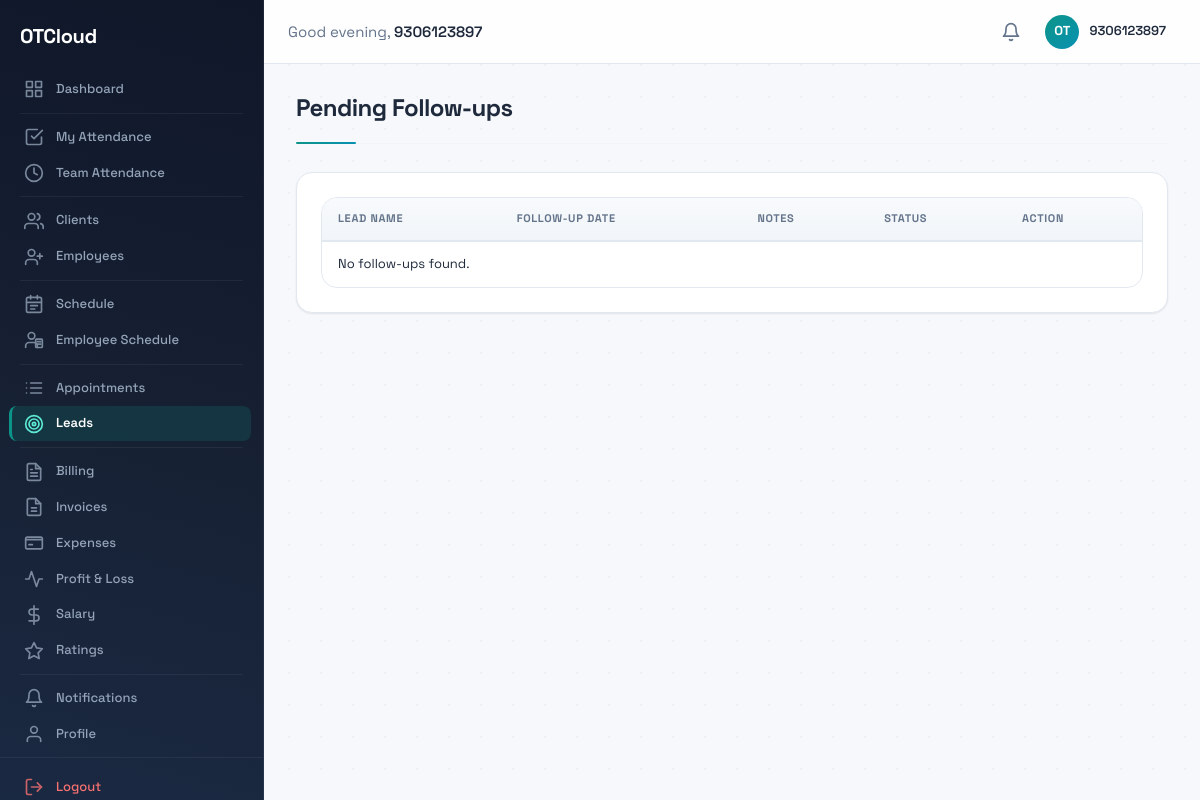
The app's page /lms/follow-ups/ (signed in), older data.
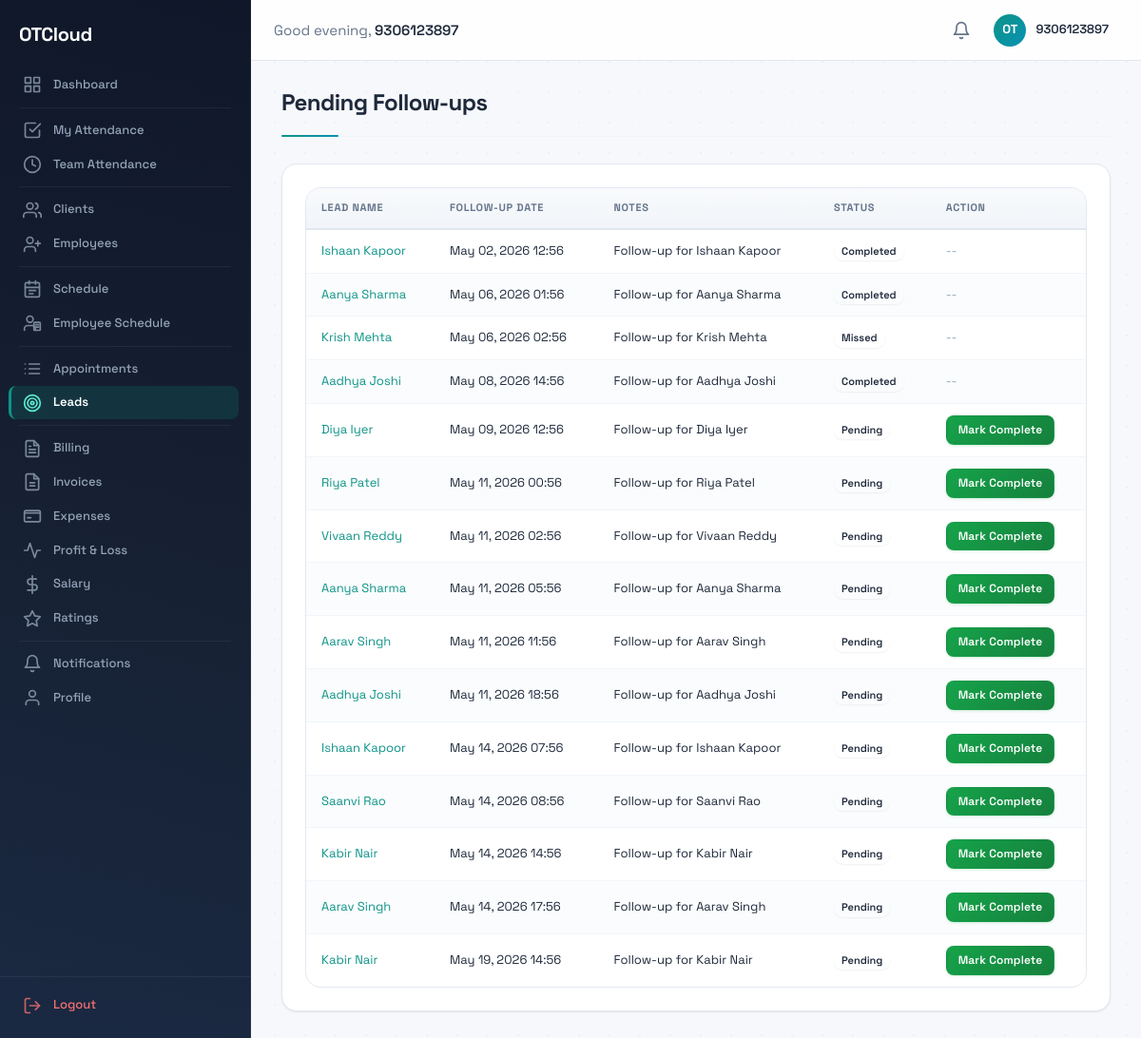
The same page, newer data.
### lms/models.py (models this page shows, shortened)
class FollowUp(CoreModel):
    lead = models.ForeignKey(Lead, on_delete=models.CASCADE, related_name='follow_ups')
    follow_up_date = models.DateTimeField()
    status = models.CharField(max_length=20, choices=[
        ('pending', 'Pending'),
        ('completed', 'Completed'),
        ('missed', 'Missed'),
    ], default='pending')
    notes = models.TextField(blank=True)
    objects = models.Manager()
    active_objects = ActiveManager()
    class Meta:
        ordering = ['-follow_up_date']

class Lead(CoreModel):
    class Source(models.TextChoices):
        WALK_IN = 'walk_in', 'Walk-in'
        REFERRAL = 'referral', 'Referral'
        WEBSITE = 'website', 'Website'
        SOCIAL_MEDIA = 'social_media', 'Social Media'
        PHONE = 'phone', 'Phone'
        OTHER = 'other', 'Other'
    class Status(models.TextChoices):
        NEW = 'new', 'New'
        CONTACTED = 'contacted', 'Contacted'
        INTERESTED = 'interested', 'Interested'
        CONVERTED = 'converted', 'Converted'
        LOST = 'lost', 'Lost'
    name = models.CharField(max_length=100)
    mobile = models.CharField(max_length=15)
    email = models.EmailField(blank=True)
    source = models.CharField(max_length=20, choices=Source.choices, default=Source.WALK_IN)
    status = models.CharField(max_length=20, choices=Status.choices, default=Status.NEW)
    notes = models.TextField(blank=True)
    converted_client = models.ForeignKey(
        'clients.Client',
        on_delete=models.SET_NULL,
        null=True, blank=True,
        related_name='lead_source',
    )
    objects = models.Manager()
    active_objects = ActiveManager()
    class Meta:
        ordering = ['-created_at']

### lms/views.py (the view)
    def wrapper(request, *args, **kwargs):
        if not (request.user.is_admin or request.user.is_therapist):
            messages.error(request, 'You do not have permission to access this page.')
            return redirect('lms:lead_list')
        return view_func(request, *args, **kwargs)

### accounts/models.py (called while the page is built)
    def get_full_name(self):
        return f"{self.first_name} {self.last_name}".strip()

    @property
    def is_admin(self):
        return self.role == self.Role.ADMIN

### core/models.py (called while the page is built)
    def get_queryset(self):
        return super().get_queryset().filter(is_deleted=False)

### lms/views.py (called while the page is built)
def _staff_required(view_func):
    def wrapper(request, *args, **kwargs):
        if not (request.user.is_admin or request.user.is_therapist):
            messages.error(request, 'You do not have permission to access this page.')
            return redirect('lms:lead_list')
        return view_func(request, *args, **kwargs)
    wrapper.__name__ = view_func.__name__
    wrapper.__doc__ = view_func.__doc__
    return wrapper

### notifications/context_processors.py (called while the page is built)
def unread_notifications_count(request):
    if request.user.is_authenticated:
        return {
            'unread_notifications_count': NotificationService.get_unread_count(request.user),
        }
    return {'unread_notifications_count': 0}

### notifications/services.py (called while the page is built)
    @staticmethod
    def get_unread_count(user):
        return (
            Notification.active_objects
            .filter(user=user, is_read=False)
            .count()
        )

### lms/templates/lms/follow_up_list.html (shortened to what this page needs)
{% extends "base.html" %}
{% block content %}
<div class="page-header">
  <div class="page-header-left">
    <h1 class="page-title">Pending Follow-ups</h1>
  </div>
</div>
<div class="card">
  <div class="card-body">
    <div class="table-responsive">
      <table class="table">
        <thead>
          <tr>
            <th>Lead Name</th>
            <th>Follow-up Date</th>
            <th>Notes</th>
            <th>Status</th>
            <th>Action</th>
          </tr>
        </thead>
        <tbody>
          {% for follow_up in page_obj %}
          <tr>
            <td>
              <a href="{% url 'lms:lead_detail' pk=follow_up.lead.pk %}" class="link-primary">{{ follow_up.lead.name }}</a>
            </td>
            <td>{{ follow_up.follow_up_date|date:"M d, Y H:i" }}</td>
            <td>{{ follow_up.notes|default:"--"|truncatewords:20 }}</td>
            <td>
              <span class="badge {% if follow_up.status == 'pending' %}badge-yellow{% elif follow_up.status == 'completed' %}badge-green{% elif follow_up.status == 'missed' %}badge-red{% endif %}">
                {{ follow_up.get_status_display }}
              </span>
            </td>
            <td>
              {% if follow_up.status == 'pending' %}
              <form method="post" action="{% url 'lms:follow_up_mark_completed' pk=follow_up.pk %}" class="inline-form">
                <button type="submit" class="btn btn-sm btn-success">Mark Complete</button>
              </form>
              {% else %}
              <span class="text-muted">--</span>
              {% endif %}
            </td>
          </tr>
          {% empty %}
          <tr>
            <td colspan="5" class="table-empty">No follow-ups found.</td>
          </tr>
          {% endfor %}
        </tbody>
      </table>
    </div>
  </div>
</div>
{% endblock %}

Row changes from the older to the newer data that the page shows:
added FollowUp: lead.name "Ishaan Kapoor", follow_up_date "May 02, 2026 12:56", notes "Follow-up for Ishaan Kapoor", status "Completed"
added FollowUp: lead.name "Aanya Sharma", follow_up_date "May 06, 2026 01:56", notes "Follow-up for Aanya Sharma", status "Completed"
added FollowUp: lead.name "Krish Mehta", follow_up_date "May 06, 2026 02:56", notes "Follow-up for Krish Mehta", status "Missed"
added FollowUp: lead.name "Aadhya Joshi", follow_up_date "May 08, 2026 14:56", notes "Follow-up for Aadhya Joshi", status "Completed"
added FollowUp: lead.name "Diya Iyer", follow_up_date "May 09, 2026 12:56", notes "Follow-up for Diya Iyer", status "Pending", shows "Mark Complete"
added FollowUp: lead.name "Riya Patel", follow_up_date "May 11, 2026 00:56", notes "Follow-up for Riya Patel", status "Pending", shows "Mark Complete"
added FollowUp: lead.name "Vivaan Reddy", follow_up_date "May 11, 2026 02:56", notes "Follow-up for Vivaan Reddy", status "Pending", shows "Mark Complete"
added FollowUp: lead.name "Aanya Sharma", follow_up_date "May 11, 2026 05:56", notes "Follow-up for Aanya Sharma", status "Pending", shows "Mark Complete"
added FollowUp: lead.name "Aarav Singh", follow_up_date "May 11, 2026 11:56", notes "Follow-up for Aarav Singh", status "Pending", shows "Mark Complete"
added FollowUp: lead.name "Aadhya Joshi", follow_up_date "May 11, 2026 18:56", notes "Follow-up for Aadhya Joshi", status "Pending", shows "Mark Complete"
added FollowUp: lead.name "Ishaan Kapoor", follow_up_date "May 14, 2026 07:56", notes "Follow-up for Ishaan Kapoor", status "Pending", shows "Mark Complete"
added FollowUp: lead.name "Saanvi Rao", follow_up_date "May 14, 2026 08:56", notes "Follow-up for Saanvi Rao", status "Pending", shows "Mark Complete"
added FollowUp: lead.name "Kabir Nair", follow_up_date "May 14, 2026 14:56", notes "Follow-up for Kabir Nair", status "Pending", shows "Mark Complete"
added FollowUp: lead.name "Aarav Singh", follow_up_date "May 14, 2026 17:56", notes "Follow-up for Aarav Singh", status "Pending", shows "Mark Complete"
added FollowUp: lead.name "Kabir Nair", follow_up_date "May 19, 2026 14:56", notes "Follow-up for Kabir Nair", status "Pending", shows "Mark Complete"
Text that changed along with them:
text no longer shown: "No follow-ups found."
